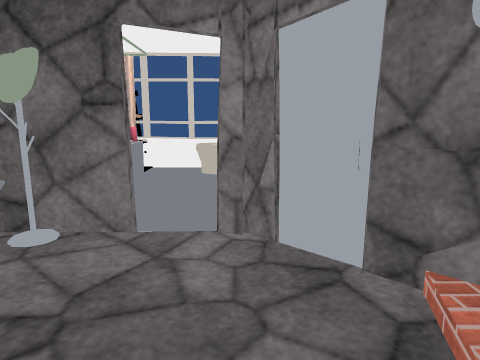
view 1 (above)

16 first-person views from a walk through a Unity game level. The camera is 1.2 m above the floor, tilts 10° down and sees 70° across. Doors are open. The floor is counted in squares, 0.5 m on a side. Each view is taken from the middle of a square. On the plan, view 1 faces up. The plan holds only what a view shows up to about 20 squares ahead; the rest is blank. The place goes on beyond the plan. The player is left out. Some surface patterns are stand-ins.

view 2
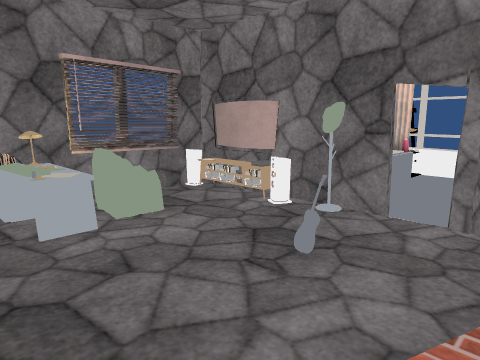

view 3
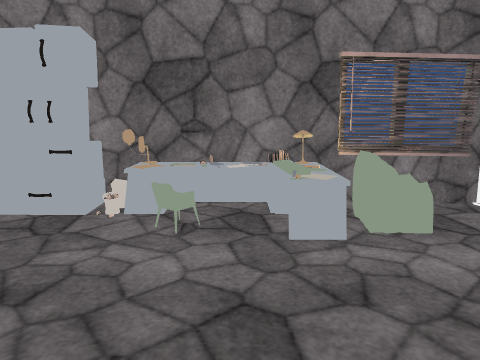

view 4
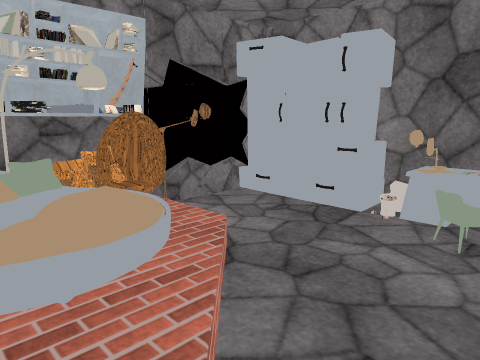

view 5
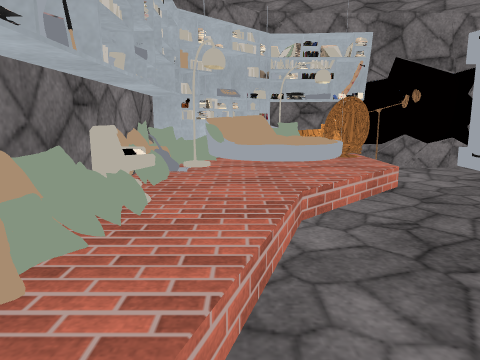

view 6
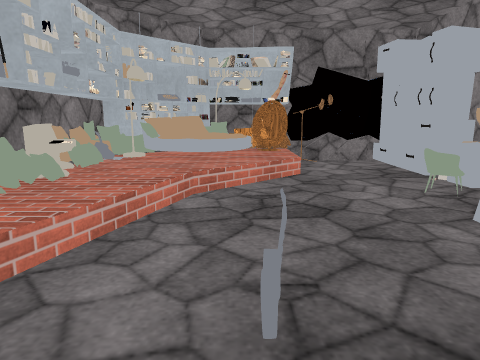

view 7
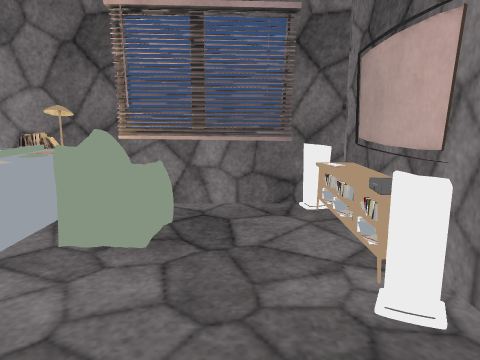

view 8
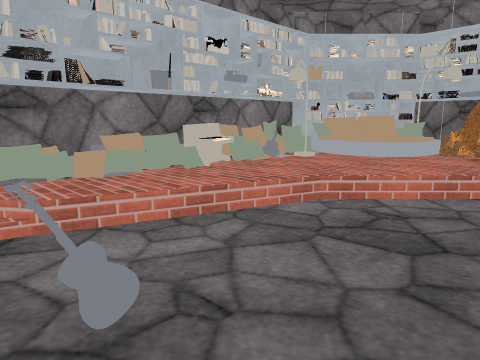

view 9
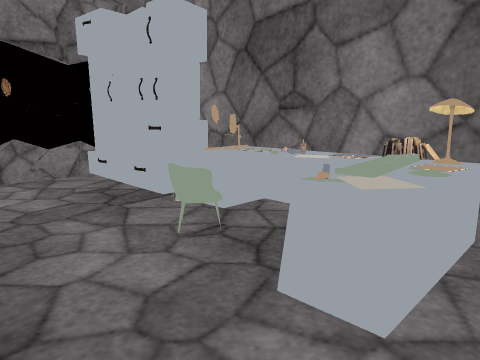

view 10
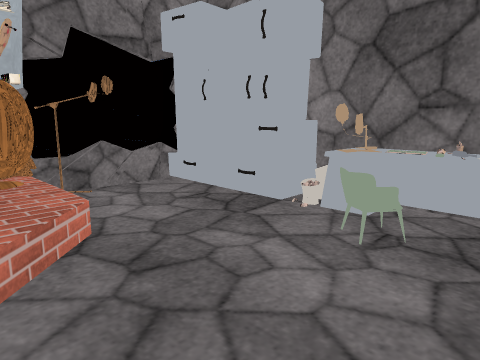

view 11
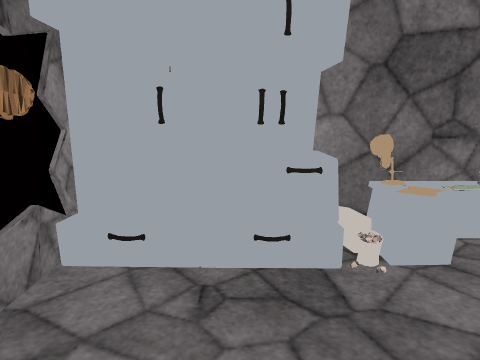

view 12
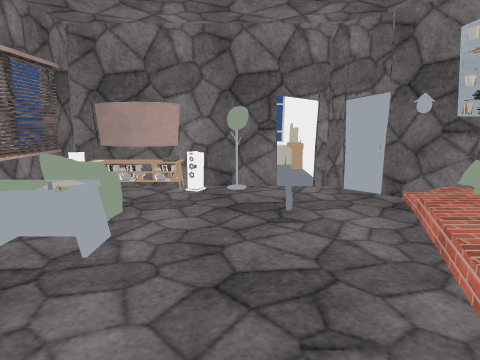

view 13
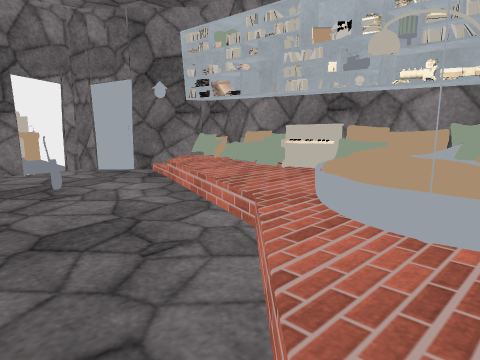

view 14
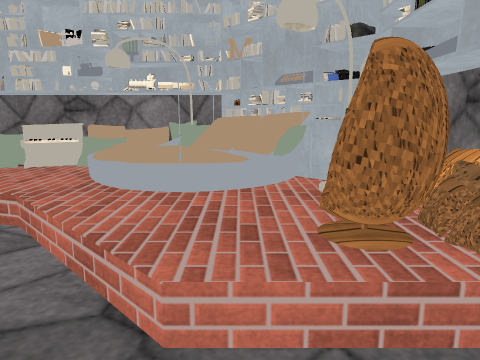

view 15
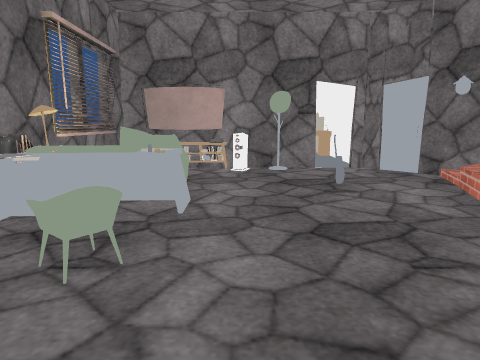

view 16
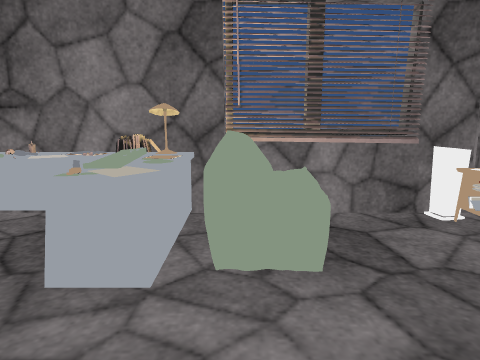

### Floor plan
Key: @ floor where view 1 was taken; # wall or solid block; . main floor; : floor 0.25 m higher than the main floor; + floor 0.75 m higher than the main floor; * floor 1 m higher than the main floor; % floor 1.25 m higher than the main floor; / step, stairs or slope; D open door; = window, fence, low wall or low ledge; O other object.
Columns run from 12 left of view 1 to 4 right of it. Each row starts with its distance up from view 1.
  7 ##########DD##
  6 #OOOOO#......OO
  5 #=............##
  4 #=.............#
  3 #=........O.../#
  2 #=#OO........./#
  1 ###OO.........:#
  0 #OO##.......@/:#
 -1 #OOOOO......./:##
 -2 #O##O........::##
 -3 #OO........./::##
 -4 #OO........./::##
 -5 #OO#O....../:::##
 -6 #OO#....../:::O##
 -7 #OO....../OO OO##
 -8 #OO...../:  O+O##
 -9 #OO.....::#*++*##
-10  OO.....::*+O%###
-11  OO.....###OOOO#
-12  OO....####O####
-13  OO..######O##
-14  ######  #####

Positions as (right, up) in squares from view 1, and headings:
1: (0, 0), facing up
2: (2, -4), facing up-left
3: (1, -3), facing left
4: (1, -3), facing down-left
5: (1, 3), facing down
6: (-2, 6), facing down
7: (-2, 4), facing left
8: (-6, 4), facing down-right
9: (-4, 1), facing down-left
10: (-2, -2), facing down-left
11: (-3, -10), facing left
12: (-4, -9), facing up
13: (-6, -10), facing up-right
14: (-8, -10), facing right
15: (-6, -10), facing up
16: (-3, 1), facing left
